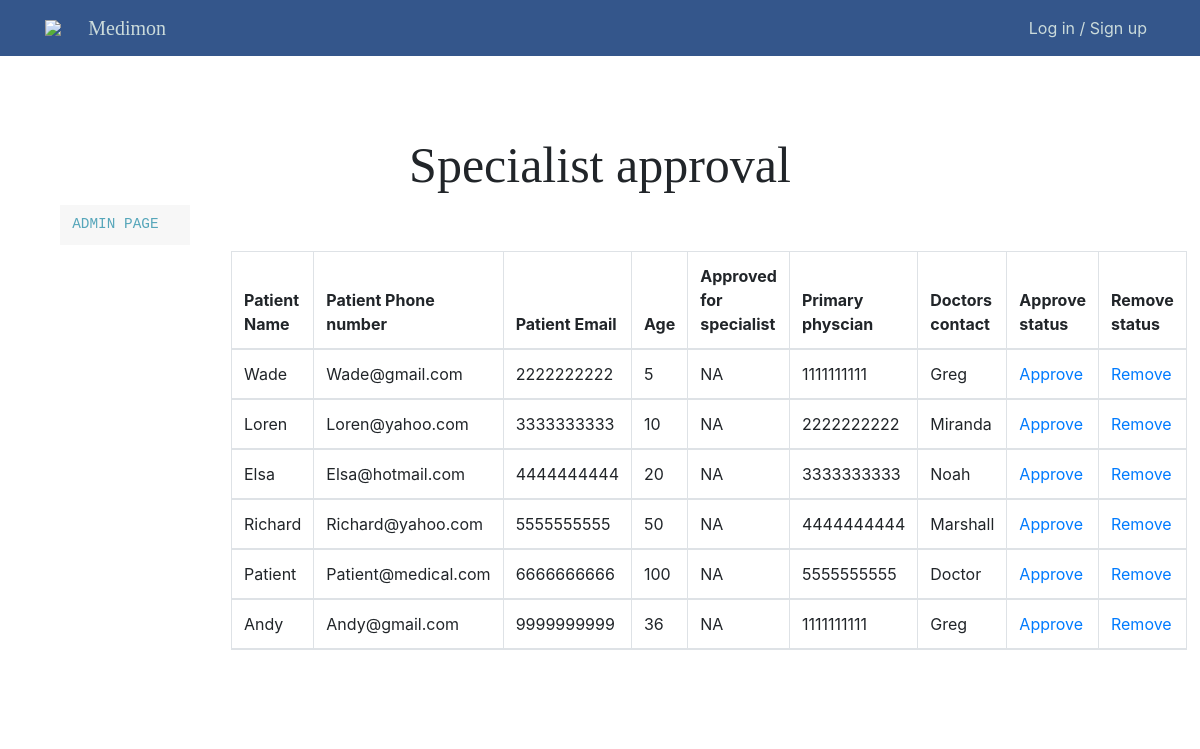
The app's page /adminPages/SpecialistApproval.php, older data.
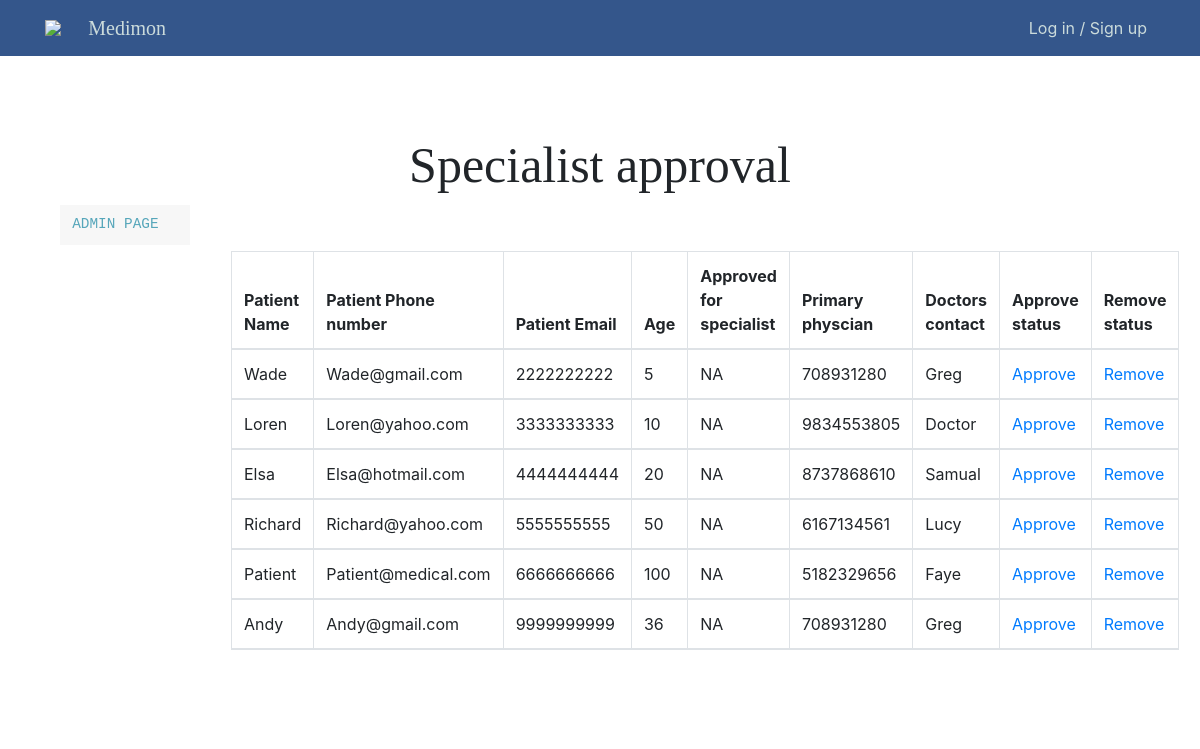
The same page, newer data.
### tables this page shows
CREATE TABLE PATIENT (
    Patient_id           INT AUTO_INCREMENT,
    Primary_physician_id INT,
    Specialist_approved  BOOLEAN,
    Specialist_check VARCHAR(8) NOT NULL DEFAULT "NA",
    Name                 VARCHAR(20) NOT NULL,
    Password             VARCHAR(255) NOT NULL,
    Phone_number         CHAR(10) UNIQUE NOT NULL,
    Email                VARCHAR(254) UNIQUE,
    Age                  INT,
    Medical_allergy      BOOLEAN NOT NULL DEFAULT false,
    Medical_Al_Description VARCHAR(100),
    PRIMARY KEY (Patient_id),
    FOREIGN KEY (Primary_physician_id) REFERENCES DOCTOR(Doctor_id) ON DELETE SET NULL
);

CREATE TABLE DOCTOR (
    Doctor_id      INT AUTO_INCREMENT,
    Office_id      INT,
    Speciality     VARCHAR(30),
    Name           VARCHAR(20),
    Password       VARCHAR(255) NOT NULL,
    Phone_number   CHAR(10) UNIQUE,
    PRIMARY KEY (Doctor_id),
    FOREIGN KEY (Office_id) REFERENCES OFFICE(Office_id) ON DELETE SET NULL
);

### adminPages/SpecialistApproval.php (the view, shortened to what this page needs)
<?php
require_once "../php/config.php";
$sql = "SELECT PData.Name as P_Name, PData.Email as P_Email, PData.Phone_Number as P_Phone_Num, PData.Age as P_Age, PData.Patient_id as P_id, PData.Specialist_check as P_SpesCheck, DData.Name as Doctor_name,
         DData.Phone_Number as D_Phone_Num FROM PATIENT AS PData LEFT JOIN DOCTOR AS DData ON PData.Primary_physician_id = DData.Doctor_id; ";
$result = mysqli_query($db, $sql);
$PtableResult = "";
if ($result->num_rows > 0) {
  while($row = $result-> fetch_assoc()) {
    $PtableResult .= "<tr>". "<td>" . $row["P_Name"] . "</td><td>"  . $row["P_Email"] . "</td><td>" . $row["P_Phone_Num"] . "</td><td>" .  $row["P_Age"] . "</td><td>"
                    . $row["P_SpesCheck"] . "</td><td>" . $row["D_Phone_Num"] . "</td><td>" . $row["Doctor_name"] . "</td>". "</td><td>
                    <a href='../adminPages/SpecialistApproval.php?approve_Pid=" . $row["P_id"]  . "'>Approve</a> </td>" . "</td><td> <a href='../adminPages/SpecialistApproval.php?remove_Pid=" . $row["P_id"] . "'>Remove</a>
                                         </td>" .  "</tr>";
  }
}
?>
<!doctype html>
<html lang="en">
<head>
  <link rel="stylesheet" href="../css/style.css">
  <link rel="stylesheet" href="https://stackpath.bootstrapcdn.com/bootstrap/4.3.1/css/bootstrap.min.css"
>
</head>
<nav class="floating-menu">
        <a href="adminPage.php">
            <div>
                Admin Page
            </div>
        </a>
</nav>
<?php include_once("../php/header.php"); ?>
<section id = "Admin user">
<div class="main-container">
    <div class="main-wrap">
      <div class="text-center" id="Admin-header">Specialist approval</div>
      <div class="container-fluid">
        <div class="row justify-content-center my-5">
          <div class="col-12">
            <table class="table table-bordered">
              <thead class="thead">
                <tr>
                  <th scope="col">Patient Name</th>
                  <th scope="col">Patient Phone number</th>
                  <th scope="col">Patient Email</th>
                  <th scope="col">Age</th>
                  <th scope="col">Approved for specialist</th>
                  <th scope="col">Primary physcian</th>
                  <th scope="col">Doctors contact</th>
                  <th scope="col">Approve status</th>
                  <th scope="col">Remove status</th>
                </tr>
                <?php echo $PtableResult;?>
              </thead>
            </table>
          </div>
        </div>
      </div>
      </section>
</body>
</html>

Row changes from the older to the newer data that the page shows:
changed through a linked row, patient "Wade": Primary_physician.Phone_number "1111111111" → "708931280"
changed through a linked row, patient "Loren": Primary_physician.Phone_number "2222222222" → "9834553805"; Primary_physician.Name "Miranda" → "Doctor"
changed through a linked row, patient "Elsa": Primary_physician.Phone_number "3333333333" → "8737868610"; Primary_physician.Name "Noah" → "Samual"
changed through a linked row, patient "Richard": Primary_physician.Phone_number "4444444444" → "6167134561"; Primary_physician.Name "Marshall" → "Lucy"
changed through a linked row, patient "Patient": Primary_physician.Phone_number "5555555555" → "5182329656"; Primary_physician.Name "Doctor" → "Faye"
changed through a linked row, patient "Andy": Primary_physician.Phone_number "1111111111" → "708931280"
